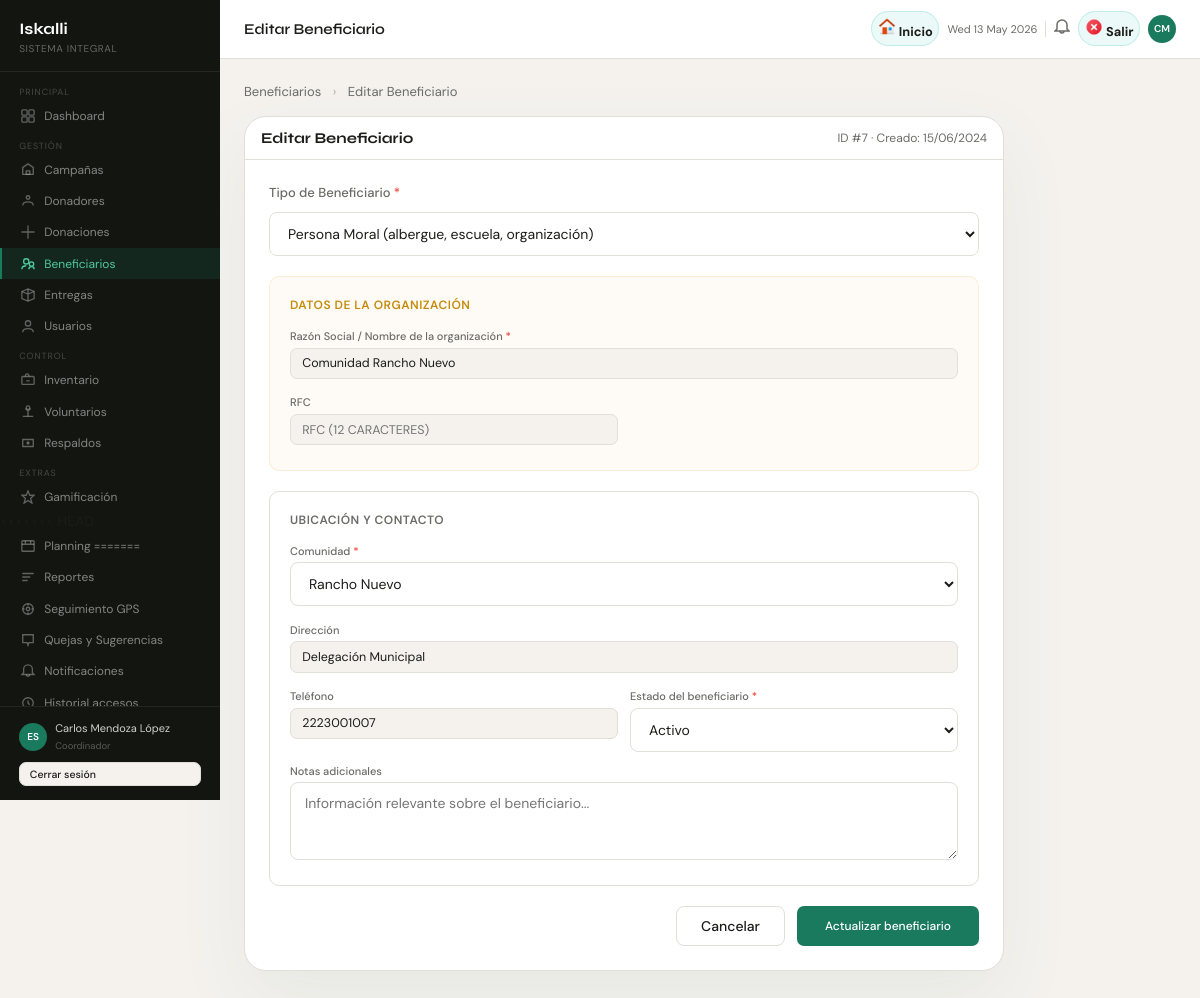
Page /index.php?pagina=beneficiarios&accion=editar&id=7 (signed in) on the committed database.
### tables this page shows
CREATE TABLE beneficiarios (
    id_beneficiario        INT          NOT NULL AUTO_INCREMENT,
    tipo_persona           ENUM('fisica','moral') NOT NULL DEFAULT 'fisica',
    id_comunidad           INT,
    direccion              VARCHAR(255),
    telefono               VARCHAR(20),
    estado                 ENUM('activo','inactivo','en_espera') NOT NULL DEFAULT 'activo',
    notas                  TEXT,
    id_usuario_registrador INT          NOT NULL,
    created_at             DATETIME     NOT NULL DEFAULT CURRENT_TIMESTAMP,
    updated_at             DATETIME     NOT NULL DEFAULT CURRENT_TIMESTAMP ON UPDATE CURRENT_TIMESTAMP,
    PRIMARY KEY (id_beneficiario)
);

CREATE TABLE comunidades (
    id_comunidad INT          NOT NULL AUTO_INCREMENT,
    nombre       VARCHAR(150) NOT NULL,
    municipio    VARCHAR(100) NOT NULL,
    estado       VARCHAR(100) NOT NULL DEFAULT 'Puebla',
    PRIMARY KEY (id_comunidad),
    UNIQUE KEY uq_comunidad (nombre, municipio)
);

### models/BeneficiarioModel.php (called while the page is built, shortened)
<?php
class BeneficiarioModel
{
    private PDO $db;
    public function __construct(PDO $conexion)
    {
        $this->db = $conexion;
    }
    public function consultarPorId(int $id)
    {
        $sql = "
            SELECT
                b.id_beneficiario,
                b.tipo_persona,
                COALESCE(bf.nombre, '') AS nombre,
                COALESCE(bf.apellido, '') AS apellido,
                COALESCE(bf.edad, NULL) AS edad,
                COALESCE(bf.curp, '') AS curp,
                COALESCE(bf.fecha_nacimiento, '') AS fecha_nacimiento,
                COALESCE(bm.razon_social, '') AS razon_social,
                COALESCE(bm.rfc, '') AS rfc,
                b.id_comunidad,
                c.nombre AS comunidad,
                b.direccion,
                b.telefono,
                b.estado,
                b.id_usuario_registrador,
                b.created_at,
                b.updated_at
            FROM beneficiarios b
            LEFT JOIN beneficiarios_fisicos bf ON b.id_beneficiario = bf.id_beneficiario
            LEFT JOIN beneficiarios_morales bm ON b.id_beneficiario = bm.id_beneficiario
            LEFT JOIN comunidades c ON b.id_comunidad = c.id_comunidad
            WHERE b.id_beneficiario = ?
            LIMIT 1
        ";
        $stmt = $this->db->prepare($sql);
        $stmt->execute([$id]);
        return $stmt->fetch(PDO::FETCH_ASSOC);
    }
    public function consultarComunidades(): array
    {
        $stmt = $this->db->query('SELECT id_comunidad, nombre FROM comunidades ORDER BY nombre ASC');
        return $stmt ? $stmt->fetchAll(PDO::FETCH_ASSOC) : [];
    }
}

### functions.php (called while the page is built, shortened)
<?php
function e(string $string): string
{
    return htmlspecialchars($string, ENT_QUOTES, 'UTF-8');
}

### views/pages/Beneficiarios_FormView.php (the view, shortened to what this page needs)
<?php require_once 'views/layouts/header.php'; ?>
<div style="display:flex;width:100%;">
  <?php require_once 'views/layouts/sidebar.php'; ?>
  <div class="main">
    <?php require_once 'views/layouts/topbar.php'; ?>
    <div class="content" style="padding:24px;">
      <div style="margin-bottom:16px;font-size:13px;color:var(--muted);">
        <a href="<?= BASE_URL ?>/index.php?pagina=beneficiarios" style="color:var(--primary);text-decoration:none;">Beneficiarios</a>
        <span style="margin:0 8px;opacity:.5;">›</span>
        <span><?= $accion === 'editar' ? 'Editar Beneficiario' : 'Nuevo Beneficiario' ?></span>
      </div>
      <div class="card" style="max-width:760px;">
        <div class="card-header">
          <h3><?= $accion === 'editar' ? 'Editar Beneficiario' : 'Nuevo Beneficiario' ?></h3>
          <?php if ($accion === 'editar' && !empty($beneficiario)): ?>
            <span style="font-size:12px;color:var(--muted);">
              ID #<?= e((string)$beneficiario['id_beneficiario']) ?> ·
              Creado: <?= isset($beneficiario['created_at']) ? date('d/m/Y', strtotime($beneficiario['created_at'])) : '—' ?>
            </span>
          <?php endif; ?>
        </div>
        <div class="card-body" style="padding:24px;">
          <?php
          $formAction = ($accion === 'editar')
            ? BASE_URL . '/index.php?pagina=beneficiarios&accion=editar&id=' . e((string)$beneficiario['id_beneficiario'])
            : BASE_URL . '/index.php?pagina=beneficiarios&accion=crear';
          $tipoPersona     = $beneficiario['tipo_persona']     ?? 'fisica';
          $razon_social    = $beneficiario['razon_social']     ?? '';
          $rfc             = $beneficiario['rfc']              ?? '';
          $id_comunidad    = $beneficiario['id_comunidad']     ?? '';
          $direccion       = $beneficiario['direccion']        ?? '';
          $telefono        = $beneficiario['telefono']         ?? '';
          $estado          = $beneficiario['estado']           ?? 'activo';
          ?>
          <form method="POST" action="<?= $formAction ?>" id="form-beneficiario" data-validate="true">
            <div class="form-group" style="margin-bottom:20px;">
              <label style="font-size:13px;font-weight:500;color:var(--muted);display:block;margin-bottom:7px;">
                Tipo de Beneficiario <span style="color:#f44336;">*</span>
              </label>
              <select id="tipo_persona" name="tipo_persona" required onchange="toggleTipoBeneficiario()"
                      style="width:100%;background:var(--surface);border:1px solid var(--border);border-radius:8px;padding:11px 14px;color:var(--text);font-family:inherit;font-size:14px;outline:none;">
                <option value="moral"  <?= $tipoPersona === 'moral'  ? 'selected' : '' ?>>Persona Moral (albergue, escuela, organización)</option>
              </select>
            </div>
            <div id="moral-fields" style="display:<?= $tipoPersona === 'moral' ? 'block' : 'none' ?>;">
              <div style="background:rgba(232,160,32,.04);border:1px solid rgba(232,160,32,.15);border-radius:10px;padding:20px;margin-bottom:20px;">
                <div style="font-size:12px;font-weight:600;color:var(--amber);letter-spacing:.5px;text-transform:uppercase;margin-bottom:16px;">
                  Datos de la organización
                </div>
                <div class="form-grid">
                  <div class="form-group full">
                    <label for="razon_social">Razón Social / Nombre de la organización <span style="color:#f44336;">*</span></label>
                    <input type="text" id="razon_social" name="razon_social"
                           value="<?= e($razon_social) ?>"
                           placeholder="Ej: Albergue Esperanza A.C."
                           data-rules="required|min:3|max:150|no_special">
                  </div>
                  <div class="form-group">
                    <label for="rfc">RFC</label>
                    <input type="text" id="rfc" name="rfc"
                           value="<?= e($rfc) ?>"
                           placeholder="RFC (12 caracteres)"
                           maxlength="13"
                           style="text-transform:uppercase;"
                           data-rules="rfc_moral"
                           oninput="this.value=this.value.toUpperCase()">
                  </div>
                </div>
              </div>
            </div>
            <div style="background:var(--surface);border:1px solid var(--border);border-radius:10px;padding:20px;margin-bottom:20px;">
              <div style="font-size:12px;font-weight:600;color:var(--muted);letter-spacing:.5px;text-transform:uppercase;margin-bottom:16px;">
                Ubicación y contacto
              </div>
              <div class="form-grid">
                <div class="form-group full">
                  <label for="id_comunidad">Comunidad <span style="color:#f44336;">*</span></label>
                  <select id="id_comunidad" name="id_comunidad" required
                          style="width:100%;background:var(--surface);border:1px solid var(--border);border-radius:8px;padding:11px 14px;color:var(--text);font-family:inherit;font-size:14px;outline:none;">
                    <?php foreach ($comunidades as $c): ?>
                      <option value="<?= e((string)$c['id_comunidad']) ?>"
                              <?= ((string)$id_comunidad === (string)$c['id_comunidad']) ? 'selected' : '' ?>>
                        <?= e($c['nombre']) ?>
                      </option>
                    <?php endforeach; ?>
                  </select>
                </div>
                <div class="form-group full">
                  <label for="direccion">Dirección</label>
                  <input type="text" id="direccion" name="direccion"
                         value="<?= e($direccion) ?>"
                         placeholder="Calle, número, colonia"
                         data-rules="max:255|no_special">
                </div>
                <div class="form-group">
                  <label for="telefono">Teléfono</label>
                  <input type="tel" id="telefono" name="telefono"
                         value="<?= e($telefono) ?>"
                         placeholder="222 123 4567"
                         maxlength="15"
                         data-rules="phone">
                </div>
                <div class="form-group">
                  <label for="estado">Estado del beneficiario <span style="color:#f44336;">*</span></label>
                  <select id="estado" name="estado" required
                          style="width:100%;background:var(--surface);border:1px solid var(--border);border-radius:8px;padding:11px 14px;color:var(--text);font-family:inherit;font-size:14px;outline:none;">
                    <option value="activo"    <?= $estado === 'activo'    ? 'selected' : '' ?>>Activo</option>
                  </select>
                </div>
                <div class="form-group full">
                  <label for="notas">Notas adicionales</label>
                  <textarea id="notas" name="notas" rows="3"
                            placeholder="Información relevante sobre el beneficiario..."
                            data-rules="max:500|no_special"
                            style="width:100%;background:var(--surface);border:1px solid var(--border);border-radius:8px;padding:11px 14px;color:var(--text);font-family:inherit;font-size:14px;outline:none;resize:vertical;"><?= e($notas) ?></textarea>
                </div>
              </div>
            </div>
            <div style="display:flex;gap:12px;justify-content:flex-end;margin-top:8px;">
              <a href="<?= BASE_URL ?>/index.php?pagina=beneficiarios"
                 style="padding:10px 24px;border-radius:8px;border:1px solid var(--border);background:transparent;color:var(--text);font-size:14px;font-weight:500;text-decoration:none;">
                Cancelar
              </a>
              <button type="submit" class="btn btn-primary" style="padding:10px 28px;">
                <?= $accion === 'editar' ? 'Actualizar beneficiario' : 'Registrar beneficiario' ?>
              </button>
            </div>
          </form>
        </div>
      </div>
    </div>
  </div>
</div>
<?php require_once 'views/layouts/footer.php'; ?>

### public/css/ModulosAdmi.css (style rules this page uses)
:root { --accent: #1A7A5E; --accent2: #15624B; --sidebar: #131511; --bg: #F5F2EE; --surface: #FFFFFF; --danger: #C0392B; --amber: #C68B0A; --blue: #3B6FD4; --pink: #993556; --text: #1C1C1A; --muted: #6B6B67; --border: #E2DED8; --radius: 10px; }
*, *::before, *::after { box-sizing: border-box; margin: 0; padding: 0; }
body { font-family: 'DM Sans', sans-serif; background: var(--bg); color: var(--text); display: flex; min-height: 100vh; font-size: 14px; }
a { text-decoration: none; color: inherit; }
.main { margin-left: 220px; flex: 1; display: flex; flex-direction: column; min-height: 100vh; }
.content { padding: 1.25rem; flex: 1; }
.card { background: var(--surface); border: 1px solid var(--border); border-radius: var(--radius); overflow: hidden; margin-bottom: 12px; }
.card-header { padding: .75rem 1rem; border-bottom: 1px solid var(--border); display: flex; align-items: center; justify-content: space-between; gap: 8px; flex-wrap: wrap; }
.card-header h3 { font-family: 'Syne', sans-serif; font-size: 15px; font-weight: 700; }
input[type=text], input[type=email], input[type=date], input[type=number], input[type=tel], input[type=password], select, textarea { font-family: 'DM Sans', sans-serif; font-size: 12.5px; border: 1px solid var(--border); border-radius: 7px; padding: .42rem .7rem; background: var(--bg); color: var(--text); outline: none; transition: border .15s; width: 100%; }
.btn { font-family: 'DM Sans', sans-serif; font-size: 12px; font-weight: 500; padding: .4rem .85rem; border-radius: 7px; cursor: pointer; border: none; transition: all .15s; display: inline-flex; align-items: center; gap: 5px; text-decoration: none; }
.btn-primary { background: var(--accent); color: #fff; }
.form-grid { display: grid; grid-template-columns: 1fr 1fr; gap: .75rem; }
.form-group { display: flex; flex-direction: column; gap: .28rem; }
.form-group.full { grid-column: 1 / -1; }
label { font-size: 11px; font-weight: 500; color: var(--muted); }
.card { background: var(--card-bg, #ffffff); border: 1px solid var(--border, #c8efeb); border-radius: 22px; overflow: hidden; box-shadow: 0 28px 70px rgba(61,133,115,0.08); }
.card-header { background: transparent; }
.card-body { padding: 24px; }

### rows in the picture
beneficiarios: id_beneficiario "7", created_at "15/06/2024", tipo_persona "Persona Moral (albergue, escuela, organización)", id_comunidad "Rancho Nuevo", direccion "Delegación Municipal", telefono "2223001007", estado "Activo"

### other values in the picture
$_SESSION['usuario'] "Carlos Mendoza López"
$_SESSION['rol'] "Coordinador"
$titulo_pagina "Editar Beneficiario"
$iniciales "CM"
